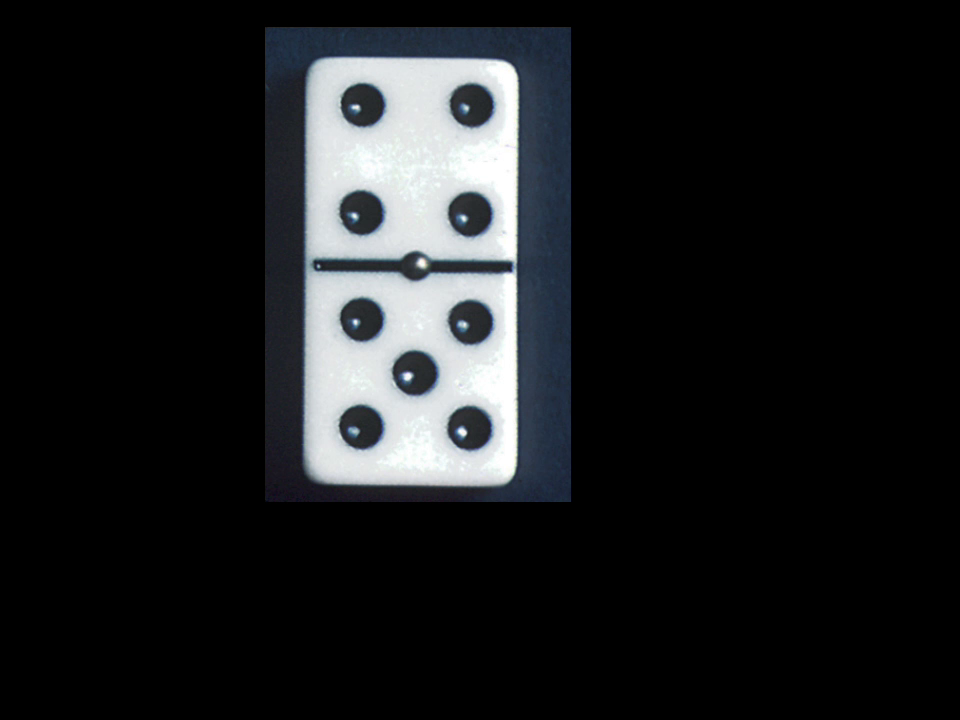
#> input picture frame 90 of APS/APS03/parte3/dominoes.mp4, 960 x 720 px
$ python parte3.py
#> lines starting #> are read from the running program, lines starting #| are printed output that depends on the picture; after the words box and inside, x2 and y2 are one past the last pixel; in counts of white or black regions, pixels touching at a corner belong together
#!/usr/bin/python3
# -*- coding: utf-8 -*-

# Este NÃO é um programa ROS

from __future__ import print_function, division

import cv2
import os,sys, os.path
import numpy as np
import math


print("Rodando Python versão ", sys.version)
print("OpenCV versão: ", cv2.__version__)
print("Diretório de trabalho: ", os.getcwd())

# Arquivos necessários
# Baixe o arquivo em:
# https://media.githubusercontent.com/media/Insper/robot20/master/media/dominoes.mp4

video = "dominoes.mp4"

#FUNCOES

if __name__ == "__main__":

    # Inicializa a aquisição da webcam
    cap = cv2.VideoCapture(video)


    print("Se a janela com a imagem não aparecer em primeiro plano dê Alt-Tab")

    while(True):
        # Capture frame-by-frame
        ret, frame = cap.read()
#> frame is the input picture: shape (720, 960, 3); mean B, G, R 30.3, 28.8, 27.3


        if ret == False:
            #print("Codigo de retorno FALSO - problema para capturar o frame")
            cap.set(cv2.CAP_PROP_POS_FRAMES, 0)
            continue
            #sys.exit(0)

        # Our operations on the frame come here
        rgb = cv2.cvtColor(frame, cv2.COLOR_BGR2RGB)
        gray = cv2.cvtColor(frame, cv2.COLOR_BGR2GRAY)

        menor = 150
        maior = 255

        mask_branca = cv2.inRange(gray, menor, maior)
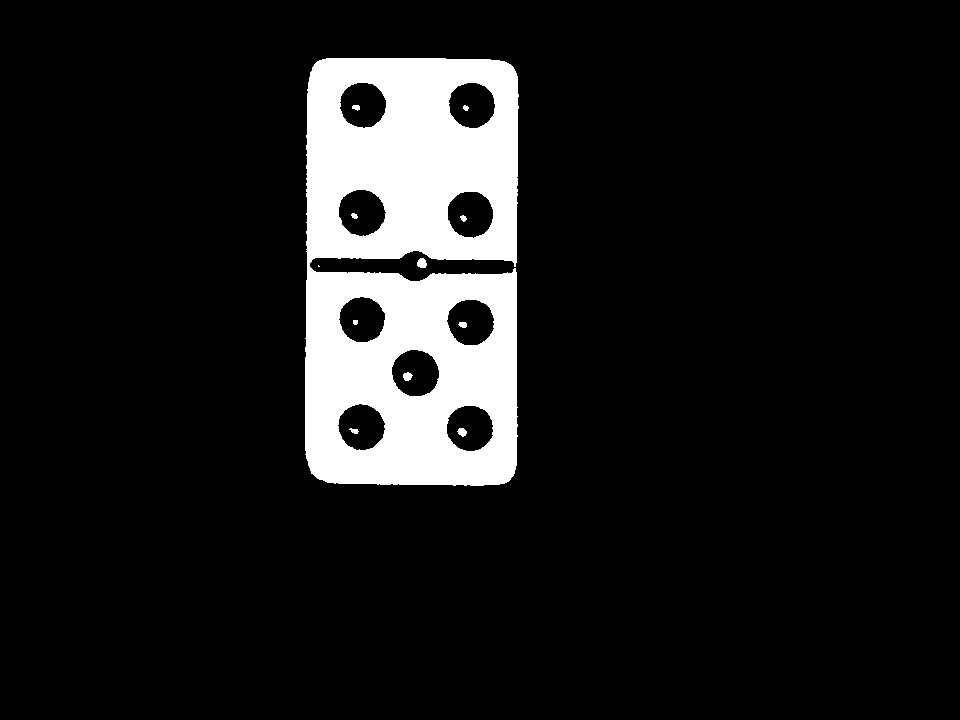
#> mask_branca: shape (720, 960); 10.4% white; 12 white regions (1 under 20 px)

        contornos, arvore = cv2.findContours(mask_branca, cv2.RETR_TREE, cv2.CHAIN_APPROX_NONE)
#> contornos = 21 contours, 3 with area under 20; largest, box (x1, y1, x2, y2) and area: (305, 58, 519, 486) 85539, (391, 349, 440, 397) 1766, (446, 299, 495, 346) 1716, (338, 189, 387, 237) 1716, (446, 405, 494, 452) 1704; arvore = 21 rows, first 6: [1, -1, -1, -1], [2, 0, -1, -1], [-1, 1, 3, -1], [5, -1, 4, 2], [-1, -1, -1, 3], [7, 3, 6, 2]
        contornos = sorted(contornos, key=cv2.contourArea)[-1:]
#> contornos = 1 contour; box (x1, y1, x2, y2) and area: (305, 58, 519, 486) 85539


        x_lista = contornos[0][:,:,0]
#> x_lista = 1638 values, max 518 at index 1410, min 305 at index 286, mean 411.8
        y_lista = contornos[0][:,:,1]
#> y_lista = 1638 values, max 485 at index 563, min 58 at index 0, mean 269.5

        x1, y1, x2, y2 = min(x_lista)[0], min(y_lista)[0], max(x_lista)[0], max(y_lista)[0]
#> x1 = 305; y1 = 58; x2 = 518; y2 = 485

        cv2.rectangle(frame, (x1,y1), (x2, y2), (0, 255, 0), 5)
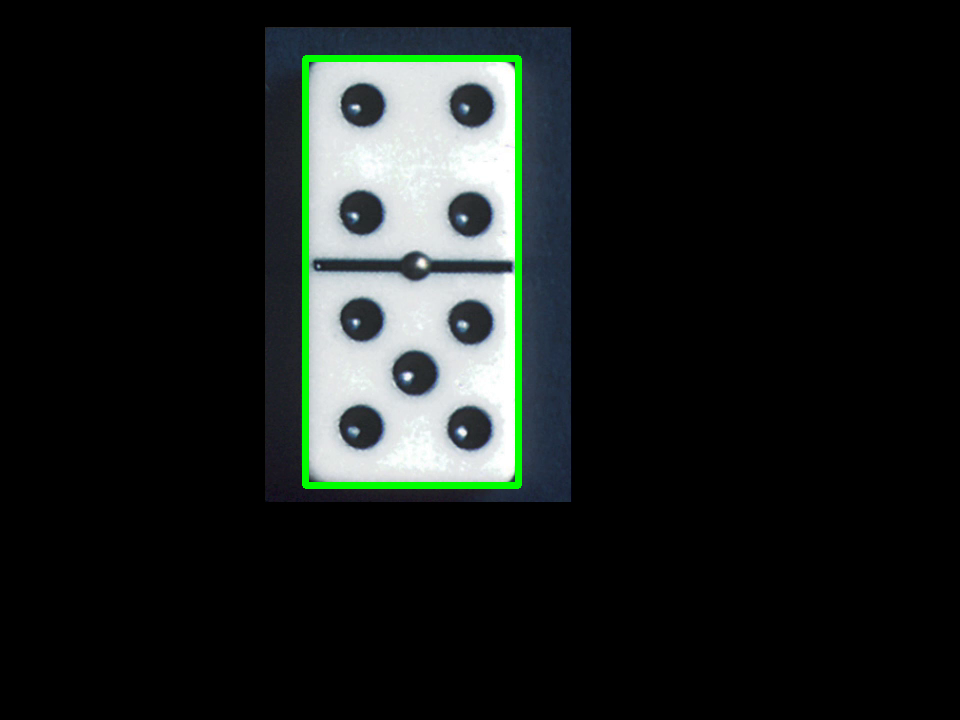
#> frame: shape (720, 960, 3); 1.29% of pixels changed, all inside (x1, y1, x2, y2) = (302, 55, 522, 489)

        # [11 lines of commented-out code are left out]

        mask_preta = cv2.inRange(gray, 0, 50)
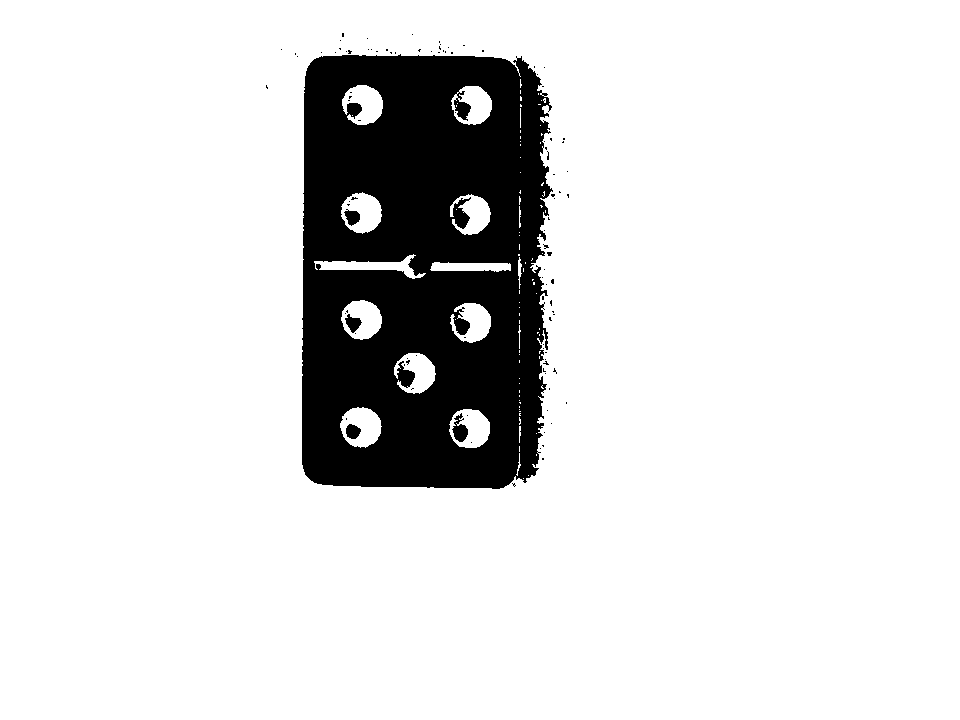
#> mask_preta: shape (720, 960); 86.8% white; 102 black regions (97 under 20 px)

        contornos_pretos, arvore = cv2.findContours(mask_preta, cv2.RETR_TREE, cv2.CHAIN_APPROX_NONE)
#> contornos_pretos = 214 contours, 191 with area under 20; largest, box (x1, y1, x2, y2) and area: (0, 0, 960, 720) 689521, (301, 53, 554, 490) 103058, (340, 407, 382, 448) 1244, (341, 192, 382, 234) 1232, (449, 409, 490, 448) 1230; arvore = 214 rows, first 6: [-1, -1, 1, -1], [2, -1, -1, 0], [3, 1, -1, 0], [4, 2, -1, 0], [5, 3, -1, 0], [6, 4, -1, 0]
        contornos_pretos = sorted(contornos_pretos, key=cv2.contourArea)
        contornos_pretos = contornos_pretos[10:-2]
#> contornos_pretos = 202 contours, 181 with area under 20; largest, box (x1, y1, x2, y2) and area: (340, 407, 382, 448) 1244, (341, 192, 382, 234) 1232, (449, 409, 490, 448) 1230, (341, 300, 382, 340) 1198, (451, 86, 492, 125) 1190

        contorno_ofc = []


        for contorno in contornos_pretos:
            if cv2.contourArea(contorno) > 600:
                contorno_ofc.append(contorno)
#> this loop made 202 passes
#> contorno on passes 1 to 3: [[519, 390], [519, 391], [519, 392], [519, 391]], [[519, 383]], [[519, 378]]
#> after the loop, contorno_ofc = 10 contours; largest, box (x1, y1, x2, y2) and area: (340, 407, 382, 448) 1244, (341, 192, 382, 234) 1232, (449, 409, 490, 448) 1230, (341, 300, 382, 340) 1198, (451, 86, 492, 125) 1190


        cv2.drawContours(frame, contorno_ofc, -1, (0, 0, 255), 2)

        y_central = (max(y_lista) + min(y_lista))/2
#> y_central = [271.5]

        valorUp = 0
        valorDown = 0

        for c in contorno_ofc:
            M = cv2.moments(c)
            if M['m00'] != 0:
                x = int(M['m10']/M['m00'])
                y = int(M['m01']/M['m00'])

                if y < y_central - 10:
                    valorUp += 1
                elif y > y_central + 5:
                    valorDown +=1
#> this loop made 10 passes
#> (x, y) on passes 1 to 8: (370, 265), (473, 214), (473, 321), (417, 371), (363, 103), (471, 104), (361, 319), (469, 428)
#> after the loop, valorDown = 5; valorUp = 4

        texto = f"{valorUp} por {valorDown}"
#> texto = '4 por 5'
        cv2.putText(frame, text=texto, org=(10,20), fontFace=cv2.FONT_HERSHEY_SIMPLEX, fontScale=1, color=(0,0,255), thickness=2, lineType=cv2.LINE_AA)
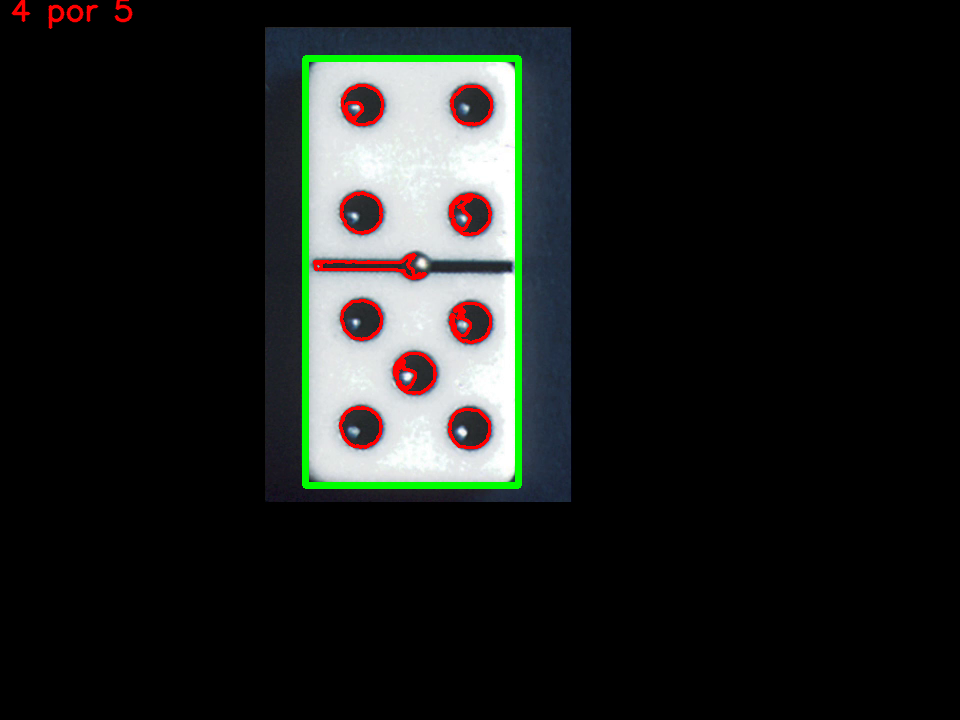
#> frame: shape (720, 960, 3); mean B, G, R 28.1, 30.1, 27.9


        # NOTE que em testes a OpenCV 4.0 requereu frames em BGR para o cv2.imshow
        cv2.imshow('imagem', frame)

        if cv2.waitKey(1) & 0xFF == ord('q'):
#> (key q is pressed here)
            break

    # When everything done, release the capture
    cap.release()
    cv2.destroyAllWindows()

$ run again, starting later in the video
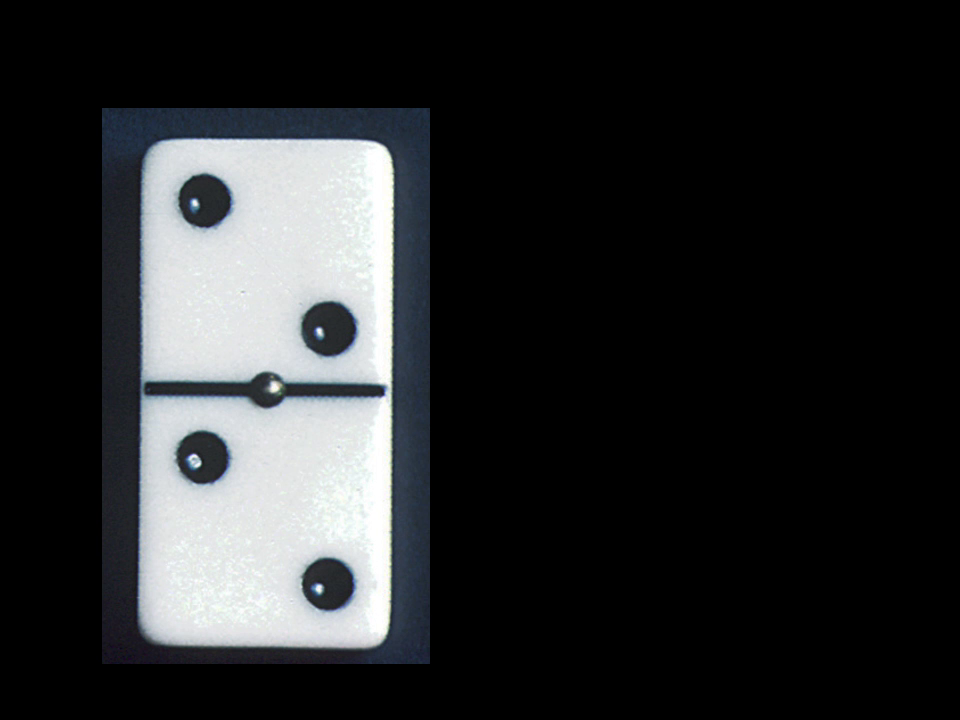
#> input picture frame 409 of APS/APS03/parte3/dominoes.mp4, 960 x 720 px
#> frame is the input picture: shape (720, 960, 3); mean B, G, R 43, 41.7, 40.3
#> `mask_branca = cv2.inRange(gray, menor, maior)`:
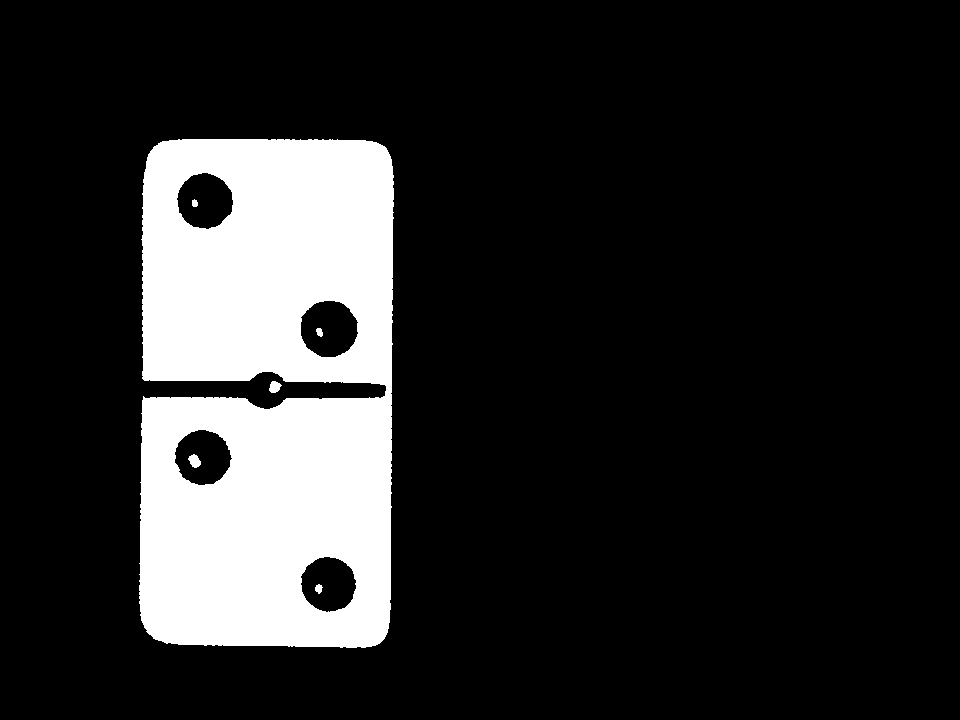
#> mask_branca: shape (720, 960); 16.3% white; 6 white regions
#> `contornos, arvore = cv2.findContours(mask_branca, cv2.RETR_TREE, cv2.C..`: contornos = 10 contours; largest, box (x1, y1, x2, y2) and area: (139, 139, 394, 648) 120706, (300, 300, 359, 358) 2606, (176, 172, 234, 230) 2458, (174, 429, 233, 486) 2445, (300, 556, 357, 613) 2400; arvore = [[1, -1, -1, -1], [-1, 0, 2, -1], [4, -1, 3, 1], [-1, -1, -1, 2], [6, 2, 5, 1], [-1, -1, -1, 4], [8, 4, 7, 1], [-1, -1, -1, 6], [-1, 6, 9, 1], [-1, -1, -1, 8]]
#> `contornos = sorted(contornos, key=cv2.contourArea)[-1:]`: contornos = 1 contour; box (x1, y1, x2, y2) and area: (139, 139, 394, 648) 120706
#> x_lista = 1928 values, max 393 at index 1650, min 139 at index 923, mean 268
#> y_lista = 1928 values, max 647 at index 1186, min 139 at index 0, mean 391.6
#> x1 = 139; x2 = 393; y2 = 647
#> mask_preta: shape (720, 960); 81.3% white; 137 black regions (130 under 20 px)
#> `contornos_pretos, arvore = cv2.findContours(mask_preta, cv2.RETR_TREE,..`: contornos_pretos = 249 contours, 226 with area under 20; largest, box (x1, y1, x2, y2) and area: (0, 0, 960, 720) 689521, (136, 136, 422, 652) 139968, (303, 303, 355, 355) 1925, (180, 176, 230, 227) 1898, (178, 433, 227, 483) 1842; arvore = 249 rows, first 6: [-1, -1, 1, -1], [2, -1, -1, 0], [3, 1, -1, 0], [4, 2, -1, 0], [5, 3, -1, 0], [6, 4, -1, 0]
#> `contornos_pretos = contornos_pretos[10:-2]`: contornos_pretos = 237 contours, 216 with area under 20; largest, box (x1, y1, x2, y2) and area: (303, 303, 355, 355) 1925, (180, 176, 230, 227) 1898, (178, 433, 227, 483) 1842, (303, 559, 353, 609) 1824, (145, 375, 282, 407) 1442
#> the loop `for contorno in contornos_pretos:` made 237 passes
#> contorno on passes 2 to 4: [[409, 421], [409, 422]], [[407, 411], [407, 412]], [[406, 403], [407, 403]]
#> after the loop `for contorno in contornos_pretos:`: contorno_ofc = 6 contours; box (x1, y1, x2, y2) and area: (303, 303, 355, 355) 1925, (180, 176, 230, 227) 1898, (178, 433, 227, 483) 1842, (303, 559, 353, 609) 1824, (145, 375, 282, 407) 1442, (285, 384, 384, 396) 846
#> y_central = [393]
#> the loop `for c in contorno_ofc:` made 6 passes
#> (x, y, valorDown) on passes 3 to 4: (327, 583, 1), (202, 457, 2)
#> after the loop `for c in contorno_ofc:`: valorDown = 2
#> texto = '2 por 2'
#> `cv2.putText(frame, text=texto, org=(10,20), fontFace=cv2.FONT_HERSHEY_..`:
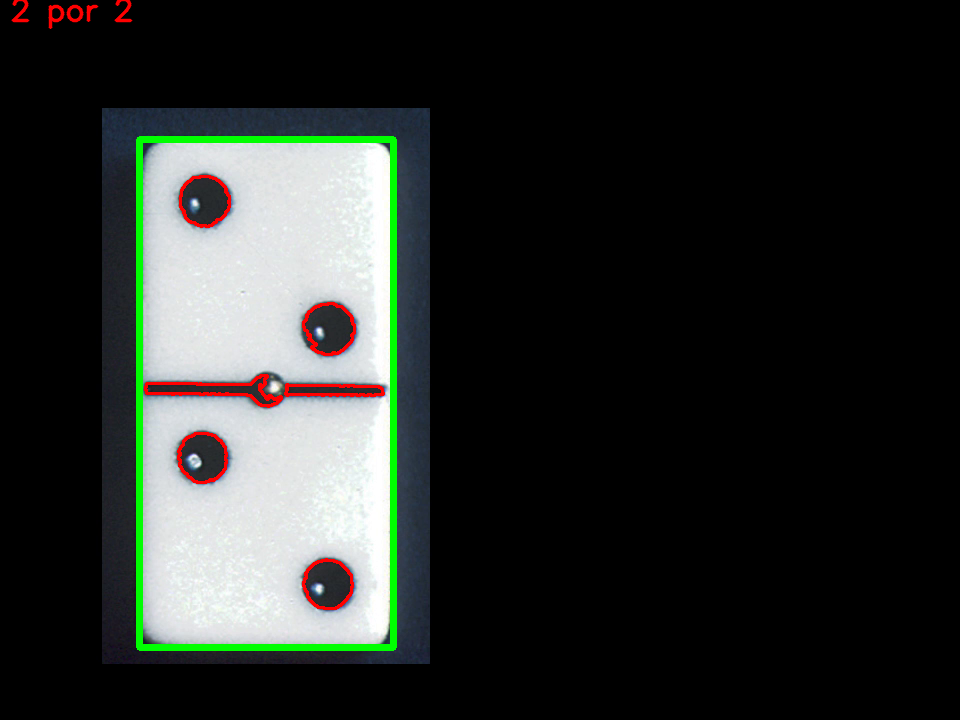
#> frame: shape (720, 960, 3); mean B, G, R 41, 43.8, 40.4
